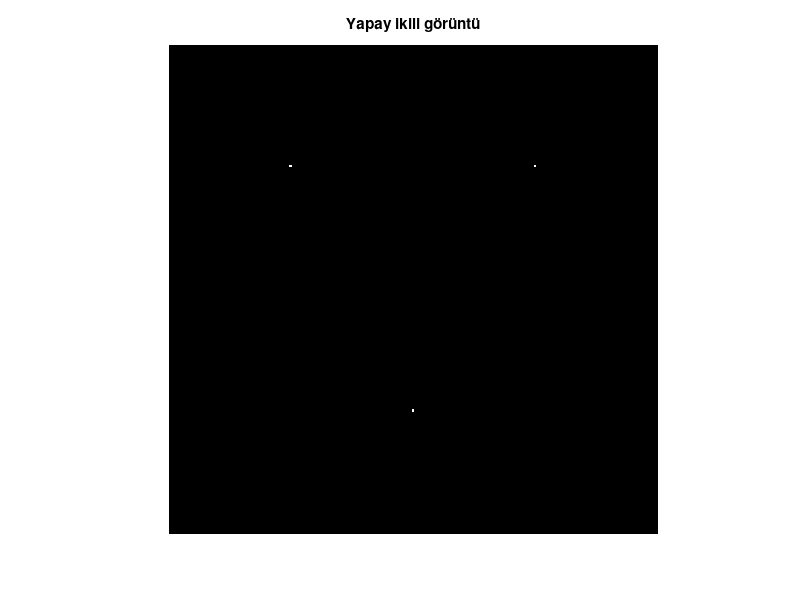
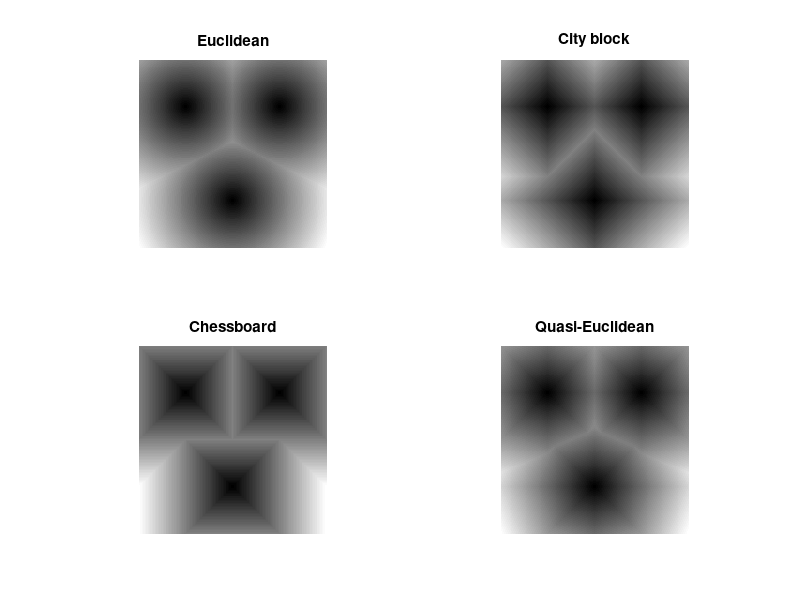
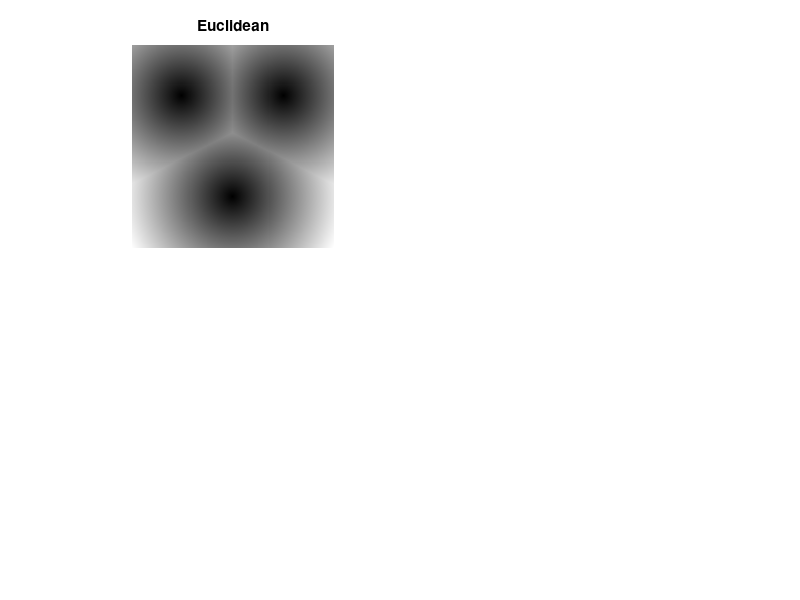

Here is the MATLAB script that generated these plots, in order: (Note: this script raises an error after producing the figures.)
%% Bölütleme-2
% Ders 8_2
%% 2D-bwdist fonksiyonu incelemesi
% *bwdist* fonksiyonu, ikili bir görüntüde bir piksel ile en yakın sıfırdan 
% farklı piksel arasındaki mesafeyi o piksel değeri olarak atayarak single tipli 
% bir görüntü döndürür.

bw = zeros(200,200);
bw(50,50) = 1; bw(50,150) = 1; bw(150,100) = 1;
figure, imshow(bw);
title('Yapay ikili görüntü');    % Mesafe dönüşümleri
D1 = bwdist(bw,'euclidean');     % Default
D2 = bwdist(bw,'cityblock');
D3 = bwdist(bw,'chessboard');
D4 = bwdist(bw,'quasi-euclidean');
figure
subplot(221), imshow(D1,[]), title('Euclidean')
subplot(222), imshow(D2,[]), title('City block')
subplot(223), imshow(D3,[]), title('Chessboard')
subplot(224), imshow(D4,[]), title('Quasi-Euclidean')

RGB1 = repmat(rescale(D1,0,1), [1 1 3]); % Renkli görüntüye dönüştürme 
RGB2 = repmat(rescale(D2), [1 1 3]);
RGB3 = repmat(rescale(D3), [1 1 3]);
RGB4 = repmat(rescale(D4), [1 1 3]);
figure
subplot(221), imshow(RGB1), title('Euclidean')
hold on, imcontour(D1)
subplot(222), imshow(RGB2), title('City block')
hold on, imcontour(D2)
subplot(223), imshow(RGB3), title('Chessboard')
hold on, imcontour(D3)
subplot(224), imshow(RGB4), title('Quasi-Euclidean')
hold on, imcontour(D4) 
%exportgraphics(gcf,[filepath2,'2D-bwdistFig.png'])
%% 3D-bwdist fonksiyonu incelemesi

bw = zeros(50,50,50); bw(25,25,25) = 1;
D1 = bwdist(bw);
D2 = bwdist(bw,'cityblock');
D3 = bwdist(bw,'chessboard');
D4 = bwdist(bw,'quasi-euclidean');
figure
subplot(221), isosurface(D1,15), axis equal, view(3), axis off
camlight, lighting gouraud, title('Euclidean')
subplot(222), isosurface(D2,15), axis equal, view(3), axis off
camlight, lighting gouraud, title('City block')
subplot(223), isosurface(D3,15), axis equal, view(3), axis off
camlight, lighting gouraud, title('Chessboard')
subplot(224), isosurface(D4,15), axis equal, view(3), axis off
camlight, lighting gouraud, title('Quasi-Euclidean')
%% İkili bir görüntüyü bölütlemek için bwdist ve watershed fonksiyonları

clc;clear;
I = imread('overlapdisks.tif');
figure, 
subplot(221), imshow(I,[])
title('Orijinal çakışık diskler')
D0 = bwdist(I);
subplot(222), imshow(D0,[])
title('bwdist(I) görüntüsü')
subplot(223), imshow(~I,[])
title('Negatif görüntü')
D = bwdist(~I);
subplot(224), imshow(D,[])
title('bwdist(~I) görüntüsü')
% D mesafe görüntüsünün negatifini alarak değerleri çevrelerinden daha düşük 
% olan havuzlar elde ediyoruz.
negD = -D;
figure, 
subplot(121), imshow(negD,[])
%% 
% |Şimdi Havza sırtı dönüşümü için uygun olan bu single tipli görüntüye watershed 
% fonksiyonu uygulanır.|

L = watershed(negD);
%% 
% |L etiket matrisindeki değerler, sırt çizgileri boyunca sıfır ve havuz bölgelerinde 
% pozitif tamsayılardır. L'nin sıfır olduğu konumları bularak havza sırtlarını 
% belirleriz.|

ridges = zeros(size(I));
ridges(L == 0) = 1;
subplot(122), imshow(ridges)
%% 
% |Bölütlenmiş görüntü ile sırt çizgisi görüntüsünü üst üste gösterme.|

Iseg = I;
Iseg(ridges == 1) = 0;
figure, imshow(Iseg)
%% 
% |L'de I görüntüsünün arka planı olan noktalardaki etiketleri sıfır yaparız 
% ve label2rgb fonksiyonu ile RGB görüntü olarak L etiket matrisini görüntüleriz.|

L(~I) = 0;
rgb = label2rgb(L,'hot(4)','k'); 
figure, imshow(rgb)
%% 
% |Tüm arka plan pikselleri havuzun minimumlarından daha küçük yapılarak, havza 
% sırtı çizgileri sadece iki beyaz bölge arasında değil, bu bölgeler ve arka plan 
% arasında bir sınır çizgisi oluşturacak şekilde, nesnede olmayan tüm noktalar 
% ayrı bir havuz oluşturmaya zorlanır.|

negD(~I) = -Inf; % en yüksek piksel değerler nesne sınırır ve havza sırt çizgisinde bulunan pikseller olur.
figure, imshow(negD,[]); 
title('Arka plan ve nesnenin havuz olduğu görüntü')
%% 
% Şimdi bu şekilde oluşturulan bölütleme fonksiyonunun havza sırtı dönüşümünü 
% alalım ve etiket matrisinin sıfır olduğu yerleri görüntüleyelim.

L = watershed(negD);        % calculate watershed of modified segmentation function
figure, imshow(L==0);
title('Nesne sınırı ve havza sırtı çizgilerinin görüntüsü')
%% 
% Görüldüğü gibi elde edilen sonuç görüntü üst üste binmiş disklerin sınır çizgilerini 
% ve havza sırtı çizgisini içerir.
%% Özet: ikili bir görüntüyü bölütlemek
% |Üst üste binmiş iki diskten oluşan yapay bir ikili görüntü oluşturma|

center1 = -40;                    % Create artificial image.....
center2 = -center1;
dist = sqrt(2*(2*center1)^2);
radius = dist/2 * 1.4;
lims = [floor(center1 - 1.2*radius) ceil(center2 + 1.2*radius)];
[x,y] = meshgrid(lims(1):lims(2));
bw1 = sqrt((x-center1).^2 + (y-center1).^2) <= radius;
bw2 = sqrt((x-center2).^2 + (y-center2).^2) <= radius;
bw  = bw1 | bw2;                  % iki görüntünün birleşim bölgesini oluşturma.
figure,
subplot(121), imshow(bw);         % Display artificial image
%% 
% |İkili görüntünün tümleyeni (~bw) alınarak Öklid uzaklık dönüşümü ile temel 
% bölütleme fonksiyonunu oluşturulur.|

D = bwdist(~bw);   
subplot(122), imshow(D,[]);        % Display basic segmentation function                                                    		
%% 
% |Temel bölütleme fonksiyonunun tüm değerleri negatif yapılarak ve arka plan 
% pikselleri tüm havuz minimumlarından daha düşük değere ayarlanır.|

negD = -D;               % Bölütleme fonksiyonunu modifiye etme
figure, imshow(negD,[]); % Display modified segmentation image
negD(~bw) = -inf;        % Tüm arka plan pikselleri havuzun minimumlarından daha küçük yapıldı
L = watershed(negD);     % calculate watershed of modified segmentation function
figure, imshow(L==0); 
title('Nesne sınırı ve havza sırtı çizgilerinin görüntüsü')
%% 
% |Son olarak, havza sırtı dönüşümüne uygun hale getirilen temel bölütleme fonksiyonuna 
% havza bölütlemesi uygulanır ve elde edilen etiket matrisi L görüntülenerek bölütlenmiş 
% görüntü elde edilir.|

figure, imagesc(L); 
axis image; axis off;  
colormap(hot(12)); colorbar;        % Display labelled image - colour coded	
%% Görüntü gradyantı kullanılarak gri ölçekli görüntülerin watershed bölütlemesi

clear;
f = im2double(imread('bubbles.tif')); % Gradiyent hesabı için double tipli görüntü okunur.
figure, imshow(f)
title('Orijinal gri tonlu görüntü')

Gmag = imgradient(f);
figure, imshow(Gmag,[])
title('Gradyent şiddeti görüntüsü')

L = watershed(Gmag);
ridges = L == 0;
figure, imshow(ridges)
title('Havza sırtlarının görüntüsü')

% Smooth the image.
fs = imgaussfilt(f, 0.01*size(f,1));
figure, imshow(fs)
title('Düzgünleştirilmiş görüntü')
% Compute the gradient for basic segmentation function.
gs = imgradient(fs);
figure, imshow(gs,[]); 
title('Düzgünleştirilmiş görüntünün gradyentinin şiddeti')

Ls = watershed(gs);
ridgess = Ls == 0;
figure, imshow(ridgess)
title('Hazva sırtlarının görüntüsü')
%% 
% Tüm minimumları bastırma.

gsm = imhmin(gs,0.04);
figure, imshow(gsm,[])
title('Baştırılmış minimumların görüntüsü')

Lsm = watershed(gsm);
ridgessm = Lsm == 0;
ridgessmrgb = zeros(size(ridgessm,1), size(ridgessm,2),3);
ridgessmrgb(:,:,1) = ridgessm; % Kırmızı renkli sırt çizgileri oluşturma.
figure, imshow(ridgessmrgb)
title('Hazva sırtlarının görüntüsü')

C = imfuse(f,ridgessmrgb,'blend','Scaling','joint');
figure, imshow(C)
title('Üst üste bindirilmiş görüntü')

LsmRGB = label2rgb(Lsm);
D = imfuse(LsmRGB,ridgessmrgb,'blend','Scaling','joint');
figure, imagesc(D); 
axis image; axis off;  
colormap(hot(18)); %colorbar;  
%exportgraphics(gcf,[filepath,'graywatershed.png'])
%% |Morfolojik işlem ve Watershed bölütlemesi.|
% |Bu örnekte, havza sırtı mükemmel bir segmentasyon sağlar. Örtüşen madeni 
% paraların havza sırtı hesabından önce eşikli görüntüde morfolojik açılma yapmak 
% gerekir.|

clear;
f = im2double(imread('overlapping_euros1.png'));   % Read in image      
figure, imshow(f);       
title('Orijinal Görüntü')

se = strel('disk',13); 
fo = imopen(f,se);             % Arka planın temizlenmesi
figure, imshow(fo);       
title('Açılmış Görüntü')

% Smooth the image.
fs = imgaussfilt(fo, 5.55);
figure, imshow(fs)
title('Gauss Filtreli Görüntü')
% fe = edge(fs,'sobel');
% figure, imshow(fe)

% Compute the gradient.
gs = imgradient(fs);
figure, imshow(gs,[]);
title('Gradyent Şiddetinin Görüntüsü')

gsm = imhmin(gs,0.049);
figure, imshow(gsm,[])
title('Bastırılmış Görüntü')
Lsm = watershed(gsm);
ridgessm = Lsm == 0;
ridgessmrgb = zeros(size(ridgessm,1), size(ridgessm,2),3);
ridgessmrgb(:,:,2) = ridgessm;
figure, imshow(ridgessmrgb)
title('RGB Sırt Görüntüsü')

C = imfuse(f,ridgessmrgb,'blend','Scaling','joint');
figure, imshow(C,[])
title('Üst üste bindirilmiş görüntü')
LsmRGB = label2rgb(Lsm,'jet(5)',[0 0 0]); 
D = imfuse(f,LsmRGB,'blend','Scaling','joint');
figure, imshow(D); 
axis image; axis off;  
colormap(jet);             % Display labelled image - colour coded	
%% Watershed segmantation on the raw gradient image

clear;
f = imread('overlapping_euros.jpg');       %Read image
f = im2double(f);
figure, imshow(f);      %Display image 
title('Original image')

se = strel('disk',17);
fmax = imdilate(f,se); fmin = imerode(f,se);
fgrad =  fmax - fmin; % Morfolojik gradyent

% Calculate basic segmentation function 
fsm = imhmin(fgrad,0.09);
figure, imshow(fsm,[]);  %Display basic segmentation function                                         
title('Mofrolojik gradyent')

Lsm = watershed(fsm); 
ridgessm = Lsm == 0;
ridgessmrgb = zeros(size(ridgessm,1), size(ridgessm,2),3);
ridgessmrgb(:,:,2) = ridgessm;
figure, imshow(ridgessmrgb)
title('RGB Sırt Görüntüsü')

LsmRGB = label2rgb(Lsm,'jet',[0 0 0]);    
figure, 
imshow(LsmRGB,'InitialMagnification','fit') % Display labelled image
title('Watershed')

D = imfuse(f,LsmRGB,'blend','Scaling','joint');
figure, imagesc(D); 
axis image; axis off;  
colormap(hot(18)); colorbar;  
%% İşaretçi-kontrollü havza sırtı bölütlemesi
clear; 
%% 
% *Step 1.* *Renkli görüntüyü okuma ve Gri ölçeğe dönüştürme.*

rgb = imread('pears.png');
I = im2double(rgb2gray(rgb));      % Mask-1
figure, imshow(rgb)
title('Orijinal renkli görüntü')
figure, imshow(I)    
title('Orijinal gri ölçekli görüntü')
%% 
% *Step 2.* *Temel bölütleme fonksiyonu olarak gradyant şiddetini hesaplama 
% ve kullanma.*
% 
% |Gradyentin, nesnelerin kenarlarında yüksek ve içinde (çoğunlukla) düşük değerler 
% döndürdüğünü hatırlayın.|

gmag = imgradient(I);
figure, imshow(gmag,[])
title('Gradient Magnitude')
%% 
% |Watershed dönüşümünü doğrudan gradyent şiddetini kullanarak görüntüyü bölütleyebilir 
% misiniz?|

L = watershed(gmag);
%Lrgb = label2rgb(L);
figure, imshow(L,[])
title('Gradyent şiddetinin havza sırtı dönüşümü')
%% 
% |Sonuçtanda görülebileceği gibi cevap hayırdır. Aşağıdaki işaretleyici hesaplamaları 
% gibi ek ön işleme adımları olmadan, doğrudan havza dönüşümünü kullanmak genellikle 
% "aşırı bölütleme" ile sonuçlanır.|
% 
% *Step 3. Ön plan nesnelerini işaretleme.*
% 
% |Ön plan nesnelerinin her birinin içindeki piksel lekelerine (bloblarına) 
% bağlanması gereken ön plan işaretçilerini bulmak için çeşitli prosedürler uygulamamız 
% gerekir. Bu örnekte, görüntüyü "temizlemek" için "yeniden yapılandırma ile açma-kapama" 
% morfolojik işlemlerini kullanarak Ön Plan Nesnelerini işaretleyceğiz.|
% 
% |Açma, genişlemenin ardından erozyondur. Yeniden yapılanma ile açma ise erozyon 
% ve ardından morfolojik yeniden yapılandırmadır. Şimdi ikisini karşılaştıralım. 
% İlk olarak, *imopen* kullanarak açmayı hesaplayalım.|

se = strel('disk',20);
Io = imopen(I,se);       % Gri ölçekli görüntüdeki küçük parlak bölgeleri bastırır.
figure, imshow(Io)
title('Opening')
%% 
% |Ardından, *imerode* ve *imreconstruct* kullanarak yeniden yapılandırma ile 
% açmayı hesaplayalım.|
% 
% |Morfolojik erezyon ile görüntüdeki yüksek yoğunluklu nesneleri tanımlayan 
% bir işaretleyici görüntüsü oluşturulur.| 
% 
% |İşaretleyici görüntü ile maske görüntüsü üzerinde yeniden yapılandırma ile 
% morfolojik açma gerçekleştirilerek maskedeki yüksek yoğunluklu nesneler tanımlanabilir.|

Ie = imerode(I, se);             % Marker
Iobr = imreconstruct(Ie, I);     
figure, imshow(Iobr)
title('Yeniden yapılandırma ile açma sonrası')
%% 
% |Açmanın ardından kapamayla koyu noktalar ve gövde izleri kaldırılabilir. 
% Morfolojik kapama ile yeniden yapılandırmayla kapamayı karşılaştırma. İlk önce 
% açmanın ardından kapamayı deneyelim.|

Ioc = imclose(Io,se);
figure, imshow(Ioc)
title('Opening-Closing')
%% 
% |Şimdi *imdilate (genişleme)* ve ardından *imreconstruct*'ı kullanalım. *imreconstruct*'da 
% girdinin ve çıktının tümleyenini almamız gerektiğine dikkat edin.|

Iobrd   = imdilate(Iobr, se);    % max(Iobr)
figure, imshow(imcomplement(Iobrd));   
title('Açılmış görüntünün genişlemesi')
Iobrcbr = imreconstruct(imcomplement(Iobrd), imcomplement(Iobr));
Iobrcbr = imcomplement(Iobrcbr); 
figure, imshow(Iobrcbr);   
title('Yeniden yapılandırma ile açma-kapama')
%% 
% |_Iobrcbr (yeniden yapılandırma ile açılmış görüntü)_ ile _Ioc (açmanın ardından 
% kapamanın görüntüsü)_'u karşılaştırarak görebileceğimiz gibi, yeniden yapılandırmayla 
% açma-kapama, nesnelerin genel şekillerini etkilemeden küçük kusurları gidermede 
% standart açma ve kapamadan daha etkilidir. Daha iyi ön plan işaretcileri elde 
% etmek için _Iobrcbr_'nin bölgesel maksimumunu hesaplayalım.|
% 
% |Bu işlemi, *imregionalmax* kullanılarak her nesnenin içinde düz maksimum 
% bölgeler oluşturarak yaparız.|
% 
% |*imregionalmax:* Gri ölçekli _*I*_ görüntüsündeki bölgesel maksimumları tanımlayan 
% ikili bir _BW_ görüntüsü döndürür.|

fgm = imregionalmax(Iobrcbr); % Ön plan işaretcisi
figure, imshow(fgm);
title('Yeniden yapılandırma ile açma-kapamanın bölgesel maksimumları')
%% 
% |Sonucu yorumlamak için, bu ön plan işaretleyici görüntüsü ile orijinal görüntüyü 
% üst üste yerleştirelim.|
% 
% |B = labeloverlay(A,BW), girdi görüntüsünü _BW_ maskesinin doğru (1=true) 
% olduğu bir renkle birleştirir ve arka plan (0=false etiketli) piksellerini bir 
% renkle birleştirmez.|

I2 = labeloverlay(I,fgm);
figure, imshow(I2);       
title('Orijinal görüntü üzerine yerleştirilmiş bölgesel maksimumlar')	
%% 
% |Genel olarak, kapalı ve gölgeli nesnelerin bazılarının işaretlenmediğine 
% dikkat edin; bu nesneler sonuçta düzgün şekilde bölütlenemeyecektir. Ayrıca, 
% bazı nesnelerdeki ön plan işaretcileri, nesnelerin kenarına kadar gider. Bu, 
% işaretçi lekelerinin kenarlarını temizlemeniz ve ardından biraz küçültmeniz 
% gerektiği anlamına gelir. Bunu kapama ve ardından erozyonla yapabiliriz.|

se2 = strel(ones(5,5));
fgm2 = imclose(fgm, se2);  % Küçük karanlık bölgeleri bastırır.
figure, imshow(fgm2);
fgm3 = imerode(fgm2, se2); % min(fgm2)
figure, imshow(fgm3); 
%% 
% |Bu prosedür, kaldırılması gereken bazı başıboş izole pikseller bırakma eğilimindedir. 
% Bu izole pikselleri, belirli bir sayıdan daha az piksele sahip tüm blobları 
% kaldıran *bwareaopen*'ı kullanarak kaldırabiliriz.|
% 
% |*bwareaopen:*| <https://localhost:31515/static/help/images/ref/bwareaopen.html?snc=A63YUK&searchsource=mw&container=jshelpbrowser#buwet8w-1-BW2 
% |BW2|> |= bwareaopen(|<https://localhost:31515/static/help/images/ref/bwareaopen.html?snc=A63YUK&searchsource=mw&container=jshelpbrowser#buwet8w-1-BW 
% |BW|>|,|<https://localhost:31515/static/help/images/ref/bwareaopen.html?snc=A63YUK&searchsource=mw&container=jshelpbrowser#buwet8w-1-P 
% |P|>|) ikili görüntü _BW_'den _P_ pikselden küçük olan tüm bağlantılı bileşenleri 
% (nesneleri) kaldırır ve bir _BW2_ ikili görüntüsü üretir. Bu operasyon, alan 
% açma olarak bilinir. Şimdi ikili görüntüdeki 20 pikselden küçük bölgeleri temizleyerek 
% yeni bir ikili görüntü oluşturuldu.|

fgm4 = bwareaopen(fgm3, 20);
figure,  imshow(fgm4);
I3 = labeloverlay(I,fgm4);
figure,  imshow(I3);	  
title('Orijinal görüntü üzerine yerleştirilmiş modifiye bölgesel maksimumlar')
%% 
% |*Step 4:* A*rka plan işaretcilerini hesaplama.*|
% 
% |Yeniden yapılandırma ile açma-kapama morfolojik işlemleri kullanarak temizlenen 
% Ön Plan Nesnelerinin işaretcileri _Iobrcbr_ görüntüsünde koyu pikseller artık 
% arka plana aittir. Şimdi buna bir eşikleme işlemi yapalım.|

bw = imbinarize(Iobrcbr);
figure, imshow(bw);
title('Eşiklenmiş yeniden yapılandırma ile açma-kapama görüntüsü')
%% 
% |Arka plan pikselleri siyahtır, ancak ideal olarak arka plan işaretçilerinin, 
% bölütlemeye çalıştığımız nesnelerin kenarlarına çok yakın olmasını istemeyiz. 
% _bw_'nin ön planının "etki bölgelerine göre iskeletini" hesaplayarak arka planı 
% "incelteceğiz". Bu, bw'nin mesafe dönüşümünün havza dönüşümü hesaplanmasının 
% ardından sonucun havza sırtı çizgileri (DL == 0) aranarak yapılabilir.|

D = bwdist(bw);
figure, imshow(D,[]);
DL = watershed(D);	  
bgm = DL == 0;        % ön plan (nesne) piksellerinin sınırları
figure, imshow(bgm); 
title('Havza sırtı çizgileri')
%% 
% *Step 5: Temel fonksiyonun havza dönüşümünü hesaplama.*
% 
% |J = imimposemin(I,BW) morfolojik rekonstrüksiyon kullanarak gri tonlamalı 
% _I_ maske görüntüsünü modifiye eder, _BW_, ikili işaretleyici görüntünün sıfır 
% olmadığı her yerde yalnızca bölgesel minimuma sahiptir.|
% 
% |*İmimposemin* fonksiyonu, bir görüntüyü yalnızca istenen belirli konumlarda 
% bölgesel minimumlara sahip olacak şekilde değiştirmek için kullanılır. Bölgesel 
% minimumun sadece ön plan ve arka plan işaretçi piksellerinin oluştuğu yerlerde 
% gradyant şiddeti görüntüsünü modifiye etmekte kullanabilir.|

gmag2 = imimposemin(gmag, bgm | fgm4);
figure, imshow(gmag2);
%% 
% |Sonuçta, havza tabanlı bölütlemeyi hesaplamaya hazırız.|

L = watershed(gmag2);
%% 
% *Step 6:* *Sonucu görüntüleme.*
% 
% |Bir görselleştirme tekniği, ön plan işaretleyicilerini, arka plan işaretleyicilerini 
% ve bölütlenmiş nesne sınırlarını orijinal görüntü üzerine bindirmektir. L == 
% 0 olan yerlerde bulunan nesne sınırları gibi belirli yönleri daha görünür hale 
% getirmek için genişleme kullanabiliriz. İkili ön plan (bgm) ve arka plan (fgm4) 
% işaretçilerinin, farklı etiketlere atanmaları için farklı tamsayı değerleriyle 
% ölçekleriz.|

labels = imdilate(L==0, ones(3,3)) + 2*bgm + 3*fgm4;
I4 = labeloverlay(I,labels);
figure, imshow(I4)
title('Orijinal görüntü üzerine bindirilmiş işaretçiler ve nesne sınırları')
%% 
% |Bu görselleştirme, ön plan ve arka plan işaretçilerinin konumlarının sonucu 
% nasıl etkilediğini gösterir. Birkaç yerde, kısmen kapatılmış daha koyu nesneler, 
% daha parlak komşu nesnelerle birleştirilmiştir, çünkü kapatılan nesnelerin ön 
% plan işaretçileri yoktu.|
% 
% |Bir başka kullanışlı görselleştirme tekniği, etiket matrisini renkli bir 
% görüntü olarak görüntülemektir. Watershed ve bwlabel tarafından üretilenler 
% gibi etiket matrisleri, label2rgb kullanılarak görselleştirme amacıyla gerçek 
% renkli görüntülere dönüştürülebilir.|

Lrgb = label2rgb(L,'jet','w','shuffle');
figure, imshow(Lrgb)
title('Renkli havza sırtı etiket matrisi')
%% 
% |Bu sahte-renk etiket matrisini orijinal yoğunluk görüntüsünün üzerine bindirmek 
% için saydamlığı kullanabiliriz.|

figure
imshow(I)
hold on
himage = imshow(Lrgb);
himage.AlphaData = 0.3;
title('Orijinal görüntüye saydam bir şekilde bindirilmiş renkli etiketler')